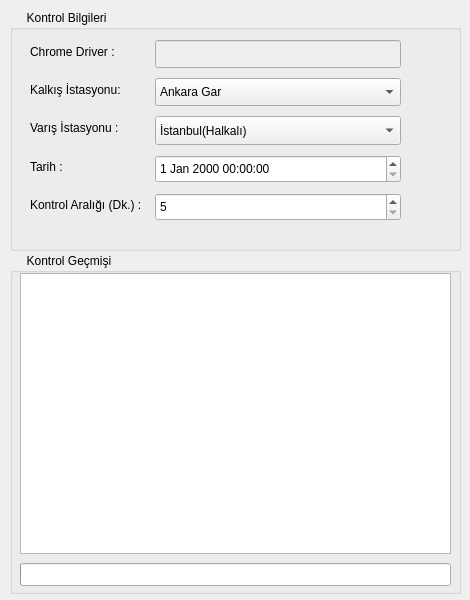
<?xml version="1.0" encoding="UTF-8"?>
<ui version="4.0">
 <class>MainWindow</class>
 <widget class="QMainWindow" name="MainWindow">
  <property name="geometry">
   <rect>
    <x>0</x>
    <y>0</y>
    <width>470</width>
    <height>600</height>
   </rect>
  </property>
  <property name="minimumSize">
   <size>
    <width>470</width>
    <height>600</height>
   </size>
  </property>
  <property name="maximumSize">
   <size>
    <width>470</width>
    <height>600</height>
   </size>
  </property>
  <property name="windowTitle">
   <string>YHT Ticket Control</string>
  </property>
  <property name="windowIcon">
   <iconset>
    <normaloff>img/yht.png</normaloff>img/yht.png</iconset>
  </property>
  <widget class="QWidget" name="centralwidget">
   <widget class="QGroupBox" name="groupBox">
    <property name="geometry">
     <rect>
      <x>10</x>
      <y>10</y>
      <width>451</width>
      <height>241</height>
     </rect>
    </property>
    <property name="title">
     <string>     Kontrol Bilgileri     </string>
    </property>
    <widget class="QWidget" name="formLayoutWidget">
     <property name="geometry">
      <rect>
       <x>10</x>
       <y>20</y>
       <width>381</width>
       <height>201</height>
      </rect>
     </property>
     <layout class="QFormLayout" name="formLayout">
      <property name="horizontalSpacing">
       <number>10</number>
      </property>
      <property name="verticalSpacing">
       <number>10</number>
      </property>
      <property name="leftMargin">
       <number>10</number>
      </property>
      <property name="topMargin">
       <number>10</number>
      </property>
      <property name="rightMargin">
       <number>0</number>
      </property>
      <property name="bottomMargin">
       <number>10</number>
      </property>
      <item row="0" column="0">
       <widget class="QLabel" name="label">
        <property name="text">
         <string>Chrome Driver :</string>
        </property>
       </widget>
      </item>
      <item row="0" column="1">
       <widget class="QLineEdit" name="chromeDriverLineEdit">
        <property name="enabled">
         <bool>false</bool>
        </property>
        <property name="sizePolicy">
         <sizepolicy hsizetype="Expanding" vsizetype="Expanding">
          <horstretch>0</horstretch>
          <verstretch>0</verstretch>
         </sizepolicy>
        </property>
       </widget>
      </item>
      <item row="1" column="0">
       <widget class="QLabel" name="label_2">
        <property name="text">
         <string>Kalkış İstasyonu: </string>
        </property>
       </widget>
      </item>
      <item row="1" column="1">
       <widget class="QComboBox" name="departureStationCombo">
        <property name="sizePolicy">
         <sizepolicy hsizetype="Expanding" vsizetype="Expanding">
          <horstretch>0</horstretch>
          <verstretch>0</verstretch>
         </sizepolicy>
        </property>
        <item>
         <property name="text">
          <string>Ankara Gar</string>
         </property>
        </item>
        <item>
         <property name="text">
          <string>ERYAMAN YHT</string>
         </property>
        </item>
        <item>
         <property name="text">
          <string>Polatlı YHT</string>
         </property>
        </item>
        <item>
         <property name="text">
          <string>Eskişehir</string>
         </property>
        </item>
        <item>
         <property name="text">
          <string>Bozüyük YHT</string>
         </property>
        </item>
        <item>
         <property name="text">
          <string>Bilecik YHT</string>
         </property>
        </item>
        <item>
         <property name="text">
          <string>Arifiye</string>
         </property>
        </item>
        <item>
         <property name="text">
          <string>İzmit YHT</string>
         </property>
        </item>
        <item>
         <property name="text">
          <string>Gebze</string>
         </property>
        </item>
        <item>
         <property name="text">
          <string>İstanbul(Pendik)</string>
         </property>
        </item>
        <item>
         <property name="text">
          <string>İstanbul(Bostancı)</string>
         </property>
        </item>
        <item>
         <property name="text">
          <string>İstanbul(Söğütlüçeşme)</string>
         </property>
        </item>
        <item>
         <property name="text">
          <string>İstanbul(Bakırköy)</string>
         </property>
        </item>
        <item>
         <property name="text">
          <string>İstanbul(Halkalı)</string>
         </property>
        </item>
       </widget>
      </item>
      <item row="2" column="0">
       <widget class="QLabel" name="label_3">
        <property name="text">
         <string>Varış İstasyonu :</string>
        </property>
       </widget>
      </item>
      <item row="3" column="0">
       <widget class="QLabel" name="label_4">
        <property name="text">
         <string>Tarih :</string>
        </property>
       </widget>
      </item>
      <item row="4" column="0">
       <widget class="QLabel" name="label_5">
        <property name="text">
         <string>Kontrol Aralığı (Dk.) : </string>
        </property>
       </widget>
      </item>
      <item row="4" column="1">
       <widget class="QSpinBox" name="controlTimeSpinBox">
        <property name="sizePolicy">
         <sizepolicy hsizetype="Expanding" vsizetype="Expanding">
          <horstretch>0</horstretch>
          <verstretch>0</verstretch>
         </sizepolicy>
        </property>
        <property name="prefix">
         <string/>
        </property>
        <property name="minimum">
         <number>5</number>
        </property>
        <property name="maximum">
         <number>60</number>
        </property>
        <property name="value">
         <number>5</number>
        </property>
       </widget>
      </item>
      <item row="3" column="1">
       <widget class="QDateTimeEdit" name="departureStationDateTimeEdit">
        <property name="sizePolicy">
         <sizepolicy hsizetype="Expanding" vsizetype="Expanding">
          <horstretch>0</horstretch>
          <verstretch>0</verstretch>
         </sizepolicy>
        </property>
       </widget>
      </item>
      <item row="2" column="1">
       <widget class="QComboBox" name="arrivalStationCombo">
        <property name="sizePolicy">
         <sizepolicy hsizetype="Expanding" vsizetype="Expanding">
          <horstretch>0</horstretch>
          <verstretch>0</verstretch>
         </sizepolicy>
        </property>
        <item>
         <property name="text">
          <string>İstanbul(Halkalı)</string>
         </property>
        </item>
        <item>
         <property name="text">
          <string>İstanbul(Bakırköy)</string>
         </property>
        </item>
        <item>
         <property name="text">
          <string>İstanbul(Söğütlüçeşme)</string>
         </property>
        </item>
        <item>
         <property name="text">
          <string>İstanbul(Bostancı)</string>
         </property>
        </item>
        <item>
         <property name="text">
          <string>İstanbul(Pendik)</string>
         </property>
        </item>
        <item>
         <property name="text">
          <string>Gebze</string>
         </property>
        </item>
        <item>
         <property name="text">
          <string>İzmit YHT</string>
         </property>
        </item>
        <item>
         <property name="text">
          <string>Arifiye</string>
         </property>
        </item>
        <item>
         <property name="text">
          <string>Bozüyük YHT</string>
         </property>
        </item>
        <item>
         <property name="text">
          <string>Eskişehir</string>
         </property>
        </item>
        <item>
         <property name="text">
          <string>Polatlı YHT</string>
         </property>
        </item>
        <item>
         <property name="text">
          <string>ERYAMAN YHT</string>
         </property>
        </item>
        <item>
         <property name="text">
          <string>Bilecik YHT</string>
         </property>
        </item>
        <item>
         <property name="text">
          <string>Ankara Gar</string>
         </property>
        </item>
       </widget>
      </item>
     </layout>
    </widget>
    <widget class="QWidget" name="verticalLayoutWidget">
     <property name="geometry">
      <rect>
       <x>395</x>
       <y>20</y>
       <width>50</width>
       <height>201</height>
      </rect>
     </property>
     <layout class="QVBoxLayout" name="verticalLayout">
      <item>
       <widget class="QPushButton" name="addChromeDriverButton">
        <property name="sizePolicy">
         <sizepolicy hsizetype="Expanding" vsizetype="Fixed">
          <horstretch>0</horstretch>
          <verstretch>0</verstretch>
         </sizepolicy>
        </property>
        <property name="styleSheet">
         <string notr="true">QPushButton {
    color: white;
    border: none;
    padding: 10px;
}

QPushButton:hover {
    background-color: #74a1d4;
}

QPushButton:pressed {
    background-color: #c3c3c3;
}</string>
        </property>
        <property name="text">
         <string/>
        </property>
        <property name="icon">
         <iconset>
          <normaloff>img/driver.png</normaloff>img/driver.png</iconset>
        </property>
        <property name="iconSize">
         <size>
          <width>24</width>
          <height>24</height>
         </size>
        </property>
       </widget>
      </item>
      <item>
       <widget class="QPushButton" name="startControlButton">
        <property name="enabled">
         <bool>false</bool>
        </property>
        <property name="styleSheet">
         <string notr="true">QPushButton {
    color: white;
    border: none;
    padding: 10px;
}

QPushButton:hover {
    background-color: #74a1d4;
}

QPushButton:pressed {
    background-color: #c3c3c3;
}</string>
        </property>
        <property name="text">
         <string/>
        </property>
        <property name="icon">
         <iconset>
          <normaloff>img/start.png</normaloff>img/start.png</iconset>
        </property>
        <property name="iconSize">
         <size>
          <width>24</width>
          <height>24</height>
         </size>
        </property>
       </widget>
      </item>
      <item>
       <widget class="QPushButton" name="stopControlButton">
        <property name="enabled">
         <bool>true</bool>
        </property>
        <property name="styleSheet">
         <string notr="true">QPushButton {
    color: white;
    border: none;
    padding: 10px;
}

QPushButton:hover {
    background-color: #74a1d4;
}

QPushButton:pressed {
    background-color: #c3c3c3;
}</string>
        </property>
        <property name="text">
         <string/>
        </property>
        <property name="icon">
         <iconset>
          <normaloff>img/stop.png</normaloff>img/stop.png</iconset>
        </property>
        <property name="iconSize">
         <size>
          <width>24</width>
          <height>24</height>
         </size>
        </property>
       </widget>
      </item>
      <item>
       <widget class="QPushButton" name="clearPlainTextEdit">
        <property name="styleSheet">
         <string notr="true">QPushButton {
    color: white;
    border: none;
    padding: 10px;
}

QPushButton:hover {
    background-color: #74a1d4;
}

QPushButton:pressed {
    background-color: #c3c3c3;
}</string>
        </property>
        <property name="text">
         <string/>
        </property>
        <property name="icon">
         <iconset>
          <normaloff>img/clear.png</normaloff>img/clear.png</iconset>
        </property>
        <property name="iconSize">
         <size>
          <width>24</width>
          <height>24</height>
         </size>
        </property>
       </widget>
      </item>
     </layout>
    </widget>
   </widget>
   <widget class="QGroupBox" name="groupBox_2">
    <property name="geometry">
     <rect>
      <x>10</x>
      <y>253</y>
      <width>451</width>
      <height>341</height>
     </rect>
    </property>
    <property name="title">
     <string>     Kontrol Geçmişi     </string>
    </property>
    <widget class="QPlainTextEdit" name="logPlainTextEdit">
     <property name="enabled">
      <bool>true</bool>
     </property>
     <property name="geometry">
      <rect>
       <x>10</x>
       <y>20</y>
       <width>431</width>
       <height>281</height>
      </rect>
     </property>
     <property name="readOnly">
      <bool>true</bool>
     </property>
    </widget>
    <widget class="QProgressBar" name="progressBar">
     <property name="geometry">
      <rect>
       <x>10</x>
       <y>310</y>
       <width>431</width>
       <height>23</height>
      </rect>
     </property>
     <property name="value">
      <number>0</number>
     </property>
     <property name="textVisible">
      <bool>false</bool>
     </property>
    </widget>
   </widget>
  </widget>
 </widget>
 <resources/>
 <connections/>
</ui>
